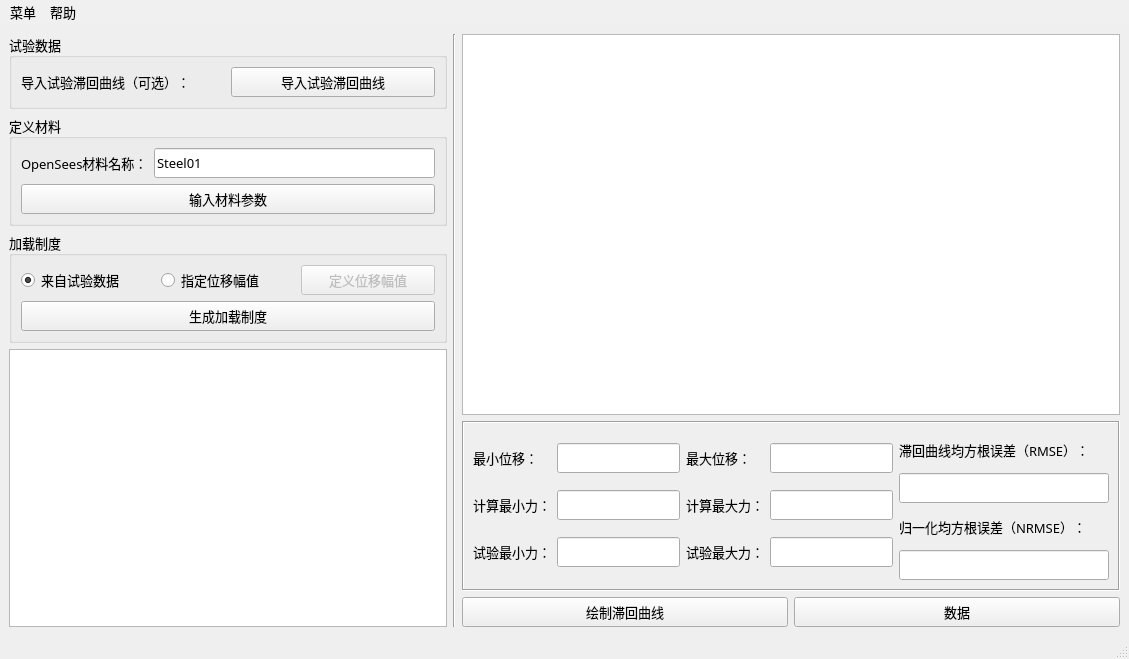
<?xml version="1.0" encoding="UTF-8"?>
<ui version="4.0">
 <class>MainWindow</class>
 <widget class="QMainWindow" name="MainWindow">
  <property name="geometry">
   <rect>
    <x>0</x>
    <y>0</y>
    <width>1129</width>
    <height>659</height>
   </rect>
  </property>
  <property name="minimumSize">
   <size>
    <width>1129</width>
    <height>659</height>
   </size>
  </property>
  <property name="font">
   <font>
    <family>微软雅黑</family>
    <pointsize>10</pointsize>
   </font>
  </property>
  <property name="windowTitle">
   <string>OpenSees材料测试软件</string>
  </property>
  <property name="windowIcon">
   <iconset>
    <normaloff>../logo.ico</normaloff>../logo.ico</iconset>
  </property>
  <property name="styleSheet">
   <string notr="true"/>
  </property>
  <property name="locale">
   <locale language="Chinese" country="China"/>
  </property>
  <widget class="QWidget" name="centralwidget">
   <layout class="QHBoxLayout" name="horizontalLayout_4">
    <item>
     <layout class="QHBoxLayout" name="horizontalLayout_2" stretch="2,0,3">
      <item>
       <layout class="QVBoxLayout" name="verticalLayout" stretch="0,0,0,1">
        <item>
         <widget class="QGroupBox" name="groupBox">
          <property name="minimumSize">
           <size>
            <width>0</width>
            <height>0</height>
           </size>
          </property>
          <property name="maximumSize">
           <size>
            <width>16777215</width>
            <height>16777215</height>
           </size>
          </property>
          <property name="font">
           <font>
            <family>微软雅黑</family>
            <pointsize>10</pointsize>
           </font>
          </property>
          <property name="title">
           <string>试验数据</string>
          </property>
          <layout class="QHBoxLayout" name="horizontalLayout_3">
           <item>
            <widget class="QLabel" name="label">
             <property name="text">
              <string>导入试验滞回曲线（可选）：</string>
             </property>
            </widget>
           </item>
           <item>
            <widget class="QPushButton" name="btn_getTestCurve">
             <property name="minimumSize">
              <size>
               <width>0</width>
               <height>30</height>
              </size>
             </property>
             <property name="text">
              <string>导入试验滞回曲线</string>
             </property>
            </widget>
           </item>
          </layout>
         </widget>
        </item>
        <item>
         <widget class="QGroupBox" name="groupBox_2">
          <property name="minimumSize">
           <size>
            <width>0</width>
            <height>0</height>
           </size>
          </property>
          <property name="maximumSize">
           <size>
            <width>16777215</width>
            <height>16777215</height>
           </size>
          </property>
          <property name="font">
           <font>
            <family>微软雅黑</family>
            <pointsize>10</pointsize>
           </font>
          </property>
          <property name="title">
           <string>定义材料</string>
          </property>
          <layout class="QGridLayout" name="gridLayout_3" rowstretch="1,1">
           <item row="0" column="0">
            <widget class="QLabel" name="label_2">
             <property name="minimumSize">
              <size>
               <width>40</width>
               <height>0</height>
              </size>
             </property>
             <property name="text">
              <string>OpenSees材料名称：</string>
             </property>
            </widget>
           </item>
           <item row="0" column="1">
            <widget class="QLineEdit" name="ledit_OSModel">
             <property name="minimumSize">
              <size>
               <width>0</width>
               <height>30</height>
              </size>
             </property>
             <property name="text">
              <string>Steel01</string>
             </property>
            </widget>
           </item>
           <item row="1" column="0" colspan="2">
            <widget class="QPushButton" name="btn_inputMatPara">
             <property name="minimumSize">
              <size>
               <width>0</width>
               <height>30</height>
              </size>
             </property>
             <property name="text">
              <string>输入材料参数</string>
             </property>
            </widget>
           </item>
          </layout>
         </widget>
        </item>
        <item>
         <widget class="QGroupBox" name="groupBox_6">
          <property name="minimumSize">
           <size>
            <width>0</width>
            <height>0</height>
           </size>
          </property>
          <property name="maximumSize">
           <size>
            <width>16777215</width>
            <height>16777215</height>
           </size>
          </property>
          <property name="title">
           <string>加载制度</string>
          </property>
          <layout class="QVBoxLayout" name="verticalLayout_5" stretch="1,1">
           <item>
            <layout class="QHBoxLayout" name="horizontalLayout_5">
             <item>
              <widget class="QRadioButton" name="rbtn_FromTest">
               <property name="minimumSize">
                <size>
                 <width>0</width>
                 <height>30</height>
                </size>
               </property>
               <property name="acceptDrops">
                <bool>false</bool>
               </property>
               <property name="layoutDirection">
                <enum>Qt::LeftToRight</enum>
               </property>
               <property name="autoFillBackground">
                <bool>false</bool>
               </property>
               <property name="text">
                <string>来自试验数据</string>
               </property>
               <property name="checked">
                <bool>true</bool>
               </property>
              </widget>
             </item>
             <item>
              <widget class="QRadioButton" name="rbtn_FromAMP">
               <property name="minimumSize">
                <size>
                 <width>0</width>
                 <height>30</height>
                </size>
               </property>
               <property name="text">
                <string>指定位移幅值</string>
               </property>
              </widget>
             </item>
             <item>
              <widget class="QPushButton" name="btn_defineAMP">
               <property name="enabled">
                <bool>false</bool>
               </property>
               <property name="minimumSize">
                <size>
                 <width>0</width>
                 <height>30</height>
                </size>
               </property>
               <property name="text">
                <string>定义位移幅值</string>
               </property>
              </widget>
             </item>
            </layout>
           </item>
           <item>
            <widget class="QPushButton" name="btn_GenerateProtocol">
             <property name="minimumSize">
              <size>
               <width>0</width>
               <height>30</height>
              </size>
             </property>
             <property name="text">
              <string>生成加载制度</string>
             </property>
            </widget>
           </item>
          </layout>
         </widget>
        </item>
        <item>
         <widget class="QGraphicsView" name="graph_protocol">
          <property name="minimumSize">
           <size>
            <width>0</width>
            <height>0</height>
           </size>
          </property>
          <property name="maximumSize">
           <size>
            <width>16777215</width>
            <height>16777215</height>
           </size>
          </property>
          <property name="frameShadow">
           <enum>QFrame::Sunken</enum>
          </property>
          <property name="lineWidth">
           <number>1</number>
          </property>
          <property name="midLineWidth">
           <number>0</number>
          </property>
          <property name="backgroundBrush">
           <brush brushstyle="NoBrush">
            <color alpha="255">
             <red>0</red>
             <green>0</green>
             <blue>0</blue>
            </color>
           </brush>
          </property>
          <property name="foregroundBrush">
           <brush brushstyle="NoBrush">
            <color alpha="255">
             <red>0</red>
             <green>0</green>
             <blue>0</blue>
            </color>
           </brush>
          </property>
         </widget>
        </item>
       </layout>
      </item>
      <item>
       <widget class="Line" name="line">
        <property name="orientation">
         <enum>Qt::Vertical</enum>
        </property>
       </widget>
      </item>
      <item>
       <layout class="QVBoxLayout" name="verticalLayout_3" stretch="1,0,0">
        <item>
         <widget class="QGraphicsView" name="graph_Curve">
          <property name="minimumSize">
           <size>
            <width>586</width>
            <height>350</height>
           </size>
          </property>
         </widget>
        </item>
        <item>
         <widget class="QFrame" name="frame">
          <property name="frameShape">
           <enum>QFrame::Box</enum>
          </property>
          <property name="frameShadow">
           <enum>QFrame::Sunken</enum>
          </property>
          <property name="lineWidth">
           <number>1</number>
          </property>
          <layout class="QHBoxLayout" name="horizontalLayout" stretch="10,5">
           <item>
            <layout class="QGridLayout" name="gridLayout" columnstretch="0,1,0,1">
             <item row="0" column="0">
              <widget class="QLabel" name="label_3">
               <property name="maximumSize">
                <size>
                 <width>16777215</width>
                 <height>30</height>
                </size>
               </property>
               <property name="text">
                <string>最小位移：</string>
               </property>
              </widget>
             </item>
             <item row="0" column="1">
              <widget class="QLineEdit" name="lineEdit">
               <property name="enabled">
                <bool>true</bool>
               </property>
               <property name="minimumSize">
                <size>
                 <width>70</width>
                 <height>30</height>
                </size>
               </property>
               <property name="maximumSize">
                <size>
                 <width>16777215</width>
                 <height>30</height>
                </size>
               </property>
               <property name="text">
                <string/>
               </property>
               <property name="frame">
                <bool>true</bool>
               </property>
               <property name="echoMode">
                <enum>QLineEdit::Normal</enum>
               </property>
               <property name="readOnly">
                <bool>true</bool>
               </property>
              </widget>
             </item>
             <item row="0" column="2">
              <widget class="QLabel" name="label_4">
               <property name="maximumSize">
                <size>
                 <width>16777215</width>
                 <height>30</height>
                </size>
               </property>
               <property name="text">
                <string>最大位移：</string>
               </property>
              </widget>
             </item>
             <item row="0" column="3">
              <widget class="QLineEdit" name="lineEdit_2">
               <property name="enabled">
                <bool>true</bool>
               </property>
               <property name="minimumSize">
                <size>
                 <width>70</width>
                 <height>30</height>
                </size>
               </property>
               <property name="maximumSize">
                <size>
                 <width>16777215</width>
                 <height>30</height>
                </size>
               </property>
               <property name="readOnly">
                <bool>true</bool>
               </property>
              </widget>
             </item>
             <item row="1" column="0">
              <widget class="QLabel" name="label_5">
               <property name="maximumSize">
                <size>
                 <width>16777215</width>
                 <height>30</height>
                </size>
               </property>
               <property name="text">
                <string>计算最小力：</string>
               </property>
              </widget>
             </item>
             <item row="1" column="1">
              <widget class="QLineEdit" name="lineEdit_3">
               <property name="enabled">
                <bool>true</bool>
               </property>
               <property name="minimumSize">
                <size>
                 <width>70</width>
                 <height>30</height>
                </size>
               </property>
               <property name="maximumSize">
                <size>
                 <width>16777215</width>
                 <height>30</height>
                </size>
               </property>
               <property name="readOnly">
                <bool>true</bool>
               </property>
              </widget>
             </item>
             <item row="1" column="2">
              <widget class="QLabel" name="label_6">
               <property name="maximumSize">
                <size>
                 <width>16777215</width>
                 <height>30</height>
                </size>
               </property>
               <property name="text">
                <string>计算最大力：</string>
               </property>
              </widget>
             </item>
             <item row="1" column="3">
              <widget class="QLineEdit" name="lineEdit_4">
               <property name="enabled">
                <bool>true</bool>
               </property>
               <property name="minimumSize">
                <size>
                 <width>70</width>
                 <height>30</height>
                </size>
               </property>
               <property name="maximumSize">
                <size>
                 <width>16777215</width>
                 <height>30</height>
                </size>
               </property>
               <property name="readOnly">
                <bool>true</bool>
               </property>
              </widget>
             </item>
             <item row="2" column="0">
              <widget class="QLabel" name="label_7">
               <property name="maximumSize">
                <size>
                 <width>16777215</width>
                 <height>30</height>
                </size>
               </property>
               <property name="text">
                <string>试验最小力：</string>
               </property>
              </widget>
             </item>
             <item row="2" column="1">
              <widget class="QLineEdit" name="lineEdit_5">
               <property name="enabled">
                <bool>true</bool>
               </property>
               <property name="minimumSize">
                <size>
                 <width>70</width>
                 <height>30</height>
                </size>
               </property>
               <property name="maximumSize">
                <size>
                 <width>16777215</width>
                 <height>30</height>
                </size>
               </property>
               <property name="readOnly">
                <bool>true</bool>
               </property>
              </widget>
             </item>
             <item row="2" column="2">
              <widget class="QLabel" name="label_8">
               <property name="maximumSize">
                <size>
                 <width>16777215</width>
                 <height>30</height>
                </size>
               </property>
               <property name="text">
                <string>试验最大力：</string>
               </property>
              </widget>
             </item>
             <item row="2" column="3">
              <widget class="QLineEdit" name="lineEdit_6">
               <property name="enabled">
                <bool>true</bool>
               </property>
               <property name="minimumSize">
                <size>
                 <width>70</width>
                 <height>30</height>
                </size>
               </property>
               <property name="maximumSize">
                <size>
                 <width>16777215</width>
                 <height>30</height>
                </size>
               </property>
               <property name="readOnly">
                <bool>true</bool>
               </property>
              </widget>
             </item>
            </layout>
           </item>
           <item>
            <layout class="QVBoxLayout" name="verticalLayout_2">
             <item>
              <widget class="QLabel" name="label_9">
               <property name="minimumSize">
                <size>
                 <width>200</width>
                 <height>35</height>
                </size>
               </property>
               <property name="text">
                <string>滞回曲线均方根误差（RMSE）：</string>
               </property>
               <property name="wordWrap">
                <bool>true</bool>
               </property>
              </widget>
             </item>
             <item>
              <widget class="QLineEdit" name="lineEdit_8">
               <property name="enabled">
                <bool>true</bool>
               </property>
               <property name="minimumSize">
                <size>
                 <width>70</width>
                 <height>30</height>
                </size>
               </property>
               <property name="maximumSize">
                <size>
                 <width>16777215</width>
                 <height>30</height>
                </size>
               </property>
               <property name="readOnly">
                <bool>true</bool>
               </property>
              </widget>
             </item>
             <item>
              <widget class="QLabel" name="label_10">
               <property name="minimumSize">
                <size>
                 <width>200</width>
                 <height>35</height>
                </size>
               </property>
               <property name="text">
                <string>归一化均方根误差（NRMSE）：</string>
               </property>
               <property name="wordWrap">
                <bool>true</bool>
               </property>
              </widget>
             </item>
             <item>
              <widget class="QLineEdit" name="lineEdit_7">
               <property name="enabled">
                <bool>true</bool>
               </property>
               <property name="minimumSize">
                <size>
                 <width>70</width>
                 <height>30</height>
                </size>
               </property>
               <property name="maximumSize">
                <size>
                 <width>16777215</width>
                 <height>30</height>
                </size>
               </property>
               <property name="readOnly">
                <bool>true</bool>
               </property>
              </widget>
             </item>
            </layout>
           </item>
          </layout>
         </widget>
        </item>
        <item>
         <layout class="QHBoxLayout" name="horizontalLayout_6">
          <item>
           <widget class="QPushButton" name="btn_PlotCurve">
            <property name="minimumSize">
             <size>
              <width>0</width>
              <height>30</height>
             </size>
            </property>
            <property name="text">
             <string>绘制滞回曲线</string>
            </property>
           </widget>
          </item>
          <item>
           <widget class="QPushButton" name="btn_getData">
            <property name="minimumSize">
             <size>
              <width>20</width>
              <height>30</height>
             </size>
            </property>
            <property name="text">
             <string>数据</string>
            </property>
           </widget>
          </item>
         </layout>
        </item>
       </layout>
      </item>
     </layout>
    </item>
   </layout>
  </widget>
  <widget class="QMenuBar" name="menubar">
   <property name="geometry">
    <rect>
     <x>0</x>
     <y>0</y>
     <width>1129</width>
     <height>25</height>
    </rect>
   </property>
   <property name="font">
    <font>
     <family>微软雅黑</family>
     <pointsize>10</pointsize>
    </font>
   </property>
   <property name="styleSheet">
    <string notr="true">QMenuBar { background-color: rgb(240, 240, 240); }</string>
   </property>
   <property name="defaultUp">
    <bool>false</bool>
   </property>
   <widget class="QMenu" name="menu">
    <property name="minimumSize">
     <size>
      <width>0</width>
      <height>0</height>
     </size>
    </property>
    <property name="font">
     <font>
      <pointsize>10</pointsize>
      <weight>50</weight>
      <bold>false</bold>
     </font>
    </property>
    <property name="tearOffEnabled">
     <bool>false</bool>
    </property>
    <property name="title">
     <string>帮助</string>
    </property>
    <property name="separatorsCollapsible">
     <bool>false</bool>
    </property>
    <property name="toolTipsVisible">
     <bool>false</bool>
    </property>
    <addaction name="action_6"/>
    <addaction name="action_7"/>
    <addaction name="separator"/>
    <addaction name="action_1"/>
    <addaction name="action_2"/>
   </widget>
   <widget class="QMenu" name="menu_2">
    <property name="styleSheet">
     <string notr="true"/>
    </property>
    <property name="title">
     <string>菜单</string>
    </property>
    <addaction name="action"/>
   </widget>
   <addaction name="menu_2"/>
   <addaction name="menu"/>
  </widget>
  <widget class="QStatusBar" name="statusBar">
   <property name="sizeGripEnabled">
    <bool>true</bool>
   </property>
  </widget>
  <action name="action_1">
   <property name="text">
    <string>用户文档</string>
   </property>
   <property name="font">
    <font>
     <family>微软雅黑</family>
     <pointsize>10</pointsize>
    </font>
   </property>
  </action>
  <action name="action_2">
   <property name="text">
    <string>关于</string>
   </property>
   <property name="font">
    <font>
     <family>微软雅黑</family>
     <pointsize>10</pointsize>
    </font>
   </property>
   <property name="menuRole">
    <enum>QAction::TextHeuristicRole</enum>
   </property>
   <property name="priority">
    <enum>QAction::NormalPriority</enum>
   </property>
  </action>
  <action name="action">
   <property name="text">
    <string>退出</string>
   </property>
   <property name="font">
    <font>
     <family>微软雅黑</family>
     <pointsize>10</pointsize>
    </font>
   </property>
  </action>
  <action name="action_3">
   <property name="text">
    <string>OpenSees官网</string>
   </property>
   <property name="font">
    <font>
     <family>AcadEref</family>
     <pointsize>10</pointsize>
    </font>
   </property>
  </action>
  <action name="action_4">
   <property name="text">
    <string>123</string>
   </property>
   <property name="font">
    <font>
     <family>AcadEref</family>
     <pointsize>10</pointsize>
    </font>
   </property>
  </action>
  <action name="action_English">
   <property name="text">
    <string>英文 (English)</string>
   </property>
   <property name="font">
    <font>
     <family>微软雅黑</family>
    </font>
   </property>
  </action>
  <action name="action_Chinese">
   <property name="text">
    <string>中文 (Chinese)</string>
   </property>
   <property name="font">
    <font>
     <family>微软雅黑</family>
     <pointsize>10</pointsize>
    </font>
   </property>
  </action>
  <action name="action_6">
   <property name="text">
    <string>OpenSeesPy官网</string>
   </property>
   <property name="font">
    <font>
     <family>微软雅黑</family>
     <pointsize>10</pointsize>
    </font>
   </property>
  </action>
  <action name="action_7">
   <property name="text">
    <string>OpenSees官网</string>
   </property>
   <property name="font">
    <font>
     <family>微软雅黑</family>
     <pointsize>10</pointsize>
    </font>
   </property>
  </action>
 </widget>
 <resources/>
 <connections>
  <connection>
   <sender>action</sender>
   <signal>triggered()</signal>
   <receiver>MainWindow</receiver>
   <slot>close()</slot>
   <hints>
    <hint type="sourcelabel">
     <x>-1</x>
     <y>-1</y>
    </hint>
    <hint type="destinationlabel">
     <x>517</x>
     <y>287</y>
    </hint>
   </hints>
  </connection>
 </connections>
</ui>
